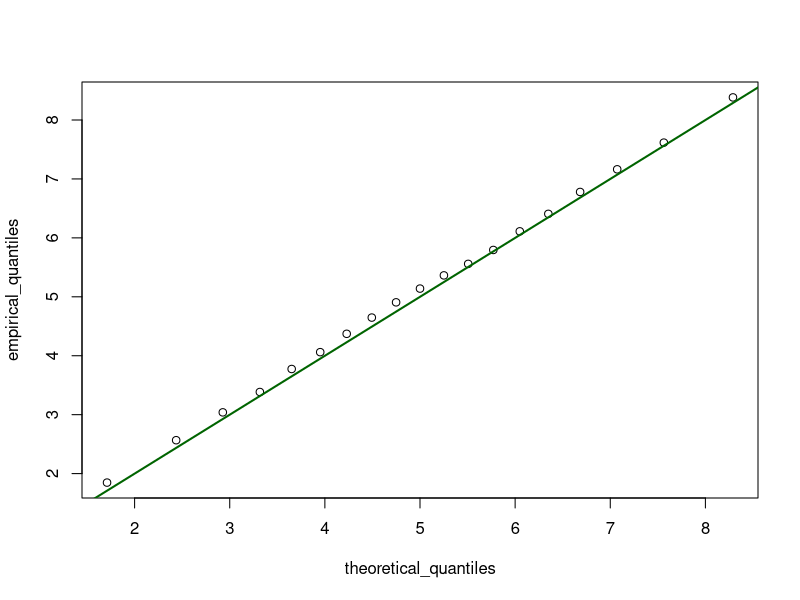

Write the R code that produced this figure.
# 2
# a)
sampledata <- rnorm(1000, mean = 5, sd = sqrt(4))

probability_vector <- seq(0.05, 0.95, by = 0.05)

empirical_quantiles <- quantile(sampledata, probs = probability_vector)

print(empirical_quantiles)

# b

theoretical_quantiles <- qnorm(probability_vector, mean = 5, sd = sqrt(4))


plot(theoretical_quantiles, empirical_quantiles)

abline(a = 0, b = 1, col = "darkgreen", lwd = 2)

# y=x